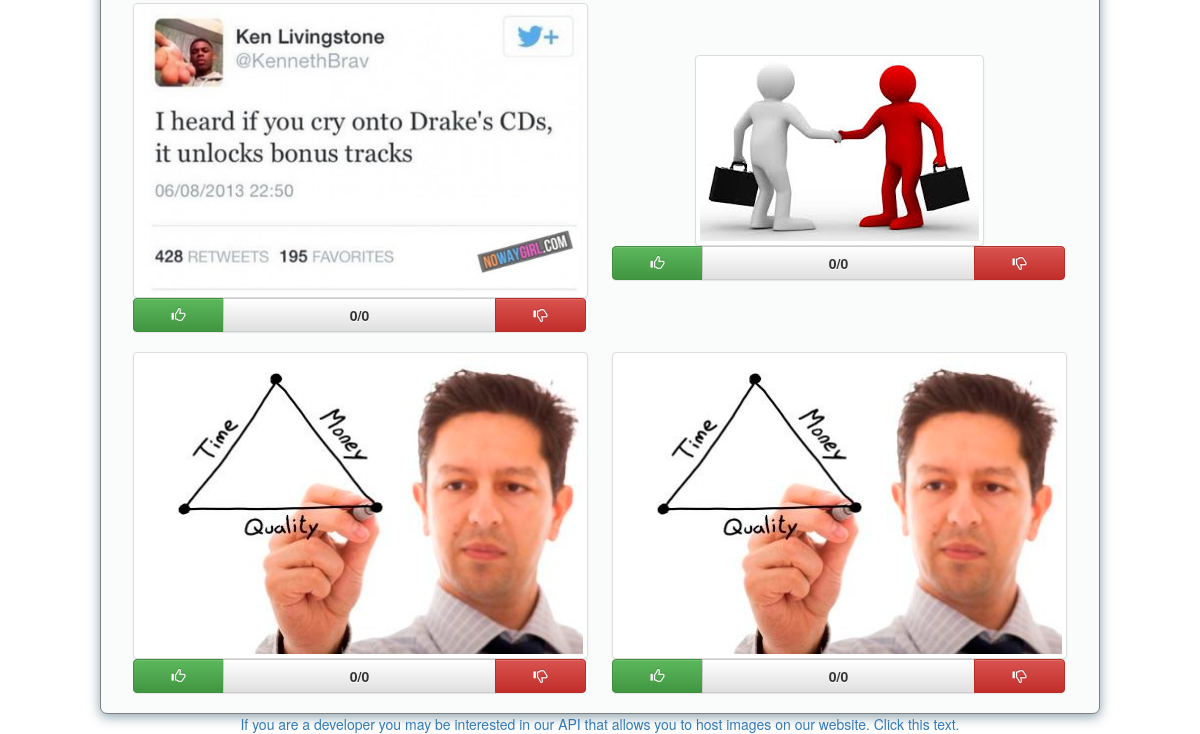
Before: /image_hosting/ (lower part) with the older database file.
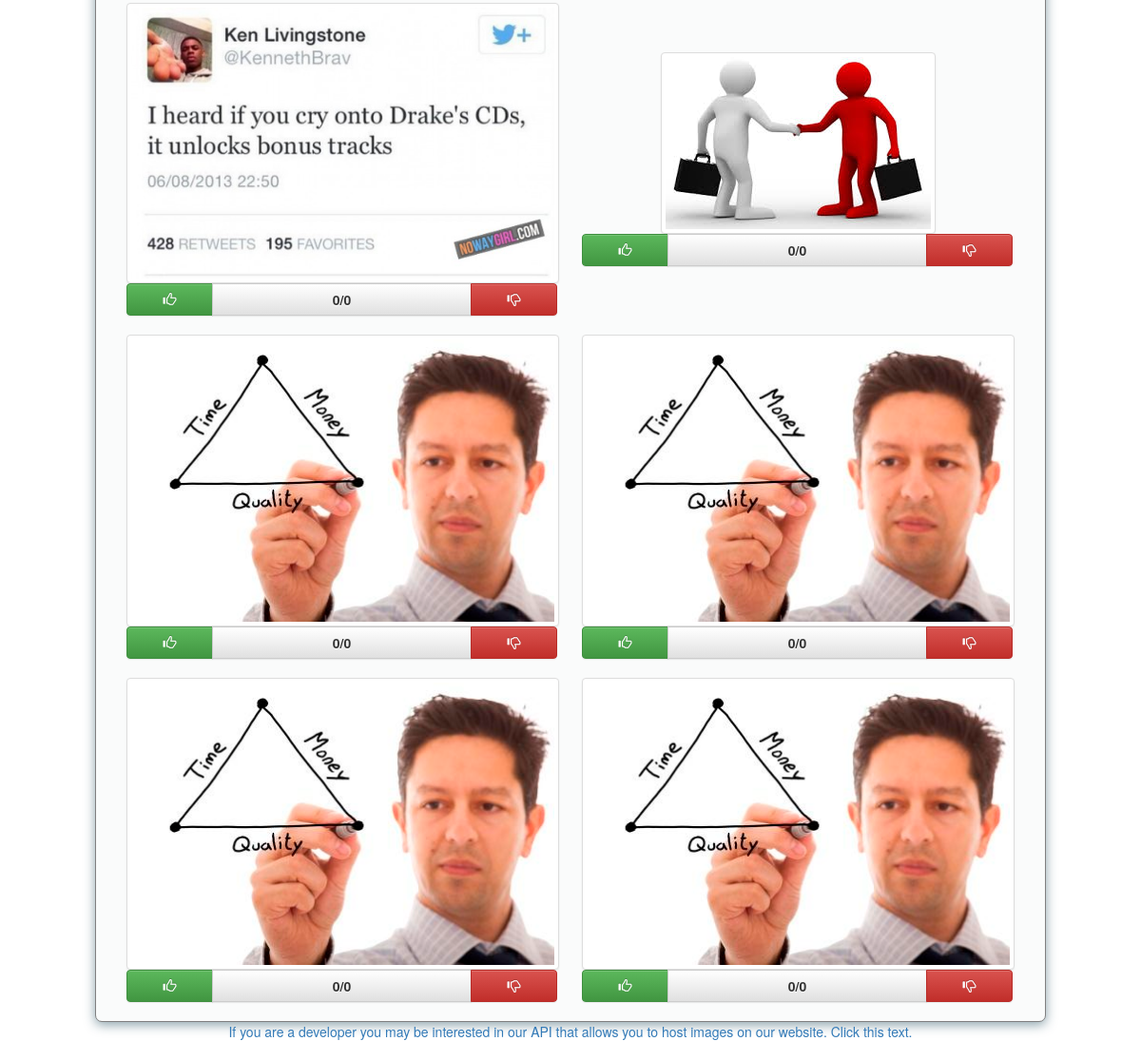
After: the same page with the newer database file.
### image_hosting/models.py (models this page shows, shortened)
class Image(models.Model):
    category = models.ForeignKey(Category)
    caption = models.CharField(max_length=128)
    image = models.ImageField(upload_to='images/')
    timestamp = models.DateTimeField(auto_now=True)
    views = models.IntegerField(default=0)
    up_votes = models.IntegerField(default=0)
    down_votes = models.IntegerField(default=0)

### image_hosting/views.py (the view)
def index(request, category_name=0):
    context_dict = {}
    context_dict['all_votes'] = get_all_voted_images(request)
    image_list = ''
    try:
        if category_name == 'pro':
            category = Category.objects.get(name='Professional')
            image_list = Image.objects.filter(category=category)
            context_dict['page_name'] = 'Professional'
        elif category_name == 'funny':
            category = Category.objects.get(name='Funny')
            image_list = Image.objects.filter(category=category)
            context_dict['page_name'] = 'Funny'
        elif category_name == 'other':
            category = Category.objects.get(name='Other')
            image_list = Image.objects.filter(category=category)
            context_dict['page_name'] = 'Other'
        elif category_name == 'up':
            image_list = Image.objects.order_by('-up_votes')
            context_dict['page_name'] = 'Most Up Voted'
        elif category_name == 'down':
            image_list = Image.objects.order_by('-down_votes')
            context_dict['page_name'] = 'Most Down Voted'
        elif category_name == 'recent':
            image_list = Image.objects.order_by('-timestamp')
            context_dict['page_name'] = 'Most Recent'
        else:  # category_name == 'popular':
            image_list = Image.objects.order_by('-views', '-up_votes')
            context_dict['page_name'] = 'Home | Most Popular'
    except Category.DoesNotExist:
        pass
    context_dict['images'] = split_images(image_list)
    return render(request, 'image_hosting/index.html', context_dict)

### image_hosting/views.py (called while the page is built)
def split_images(images):
    chunk = []
    chunks = []
    n = 2  # changing this number will make images to display in multiple colums on the index page
    for x in range(0, len(images), n):
        chunk = images[x:x + n]
        chunks.append(chunk)
    return chunks

def get_all_voted_images(request):
    previous_votes = request.session.get('all_votes')
    if not previous_votes:
        previous_votes = []
    else:
        previous_votes = map(int, previous_votes)
    return previous_votes

### templates/image_hosting/index.html (shortened to what this page needs)
{% extends 'image_hosting/base.html' %}
{% block body_block %}
    {% if images %}
        <table>
            {% for chunk in images %}
                <tr>
                    {% for image in chunk %}
                        <td style="width: 50%;">
                            <div class="box" style="display:inline-block; width: 95%;">
                                <div class="image">
                                    <a href="{% url 'view' image.image.name %}">
                                        <img src="/media/{{ image.image }}" class="img-thumbnail"/>
                                    </a>
                                    <div class="btn-group" role="group" style="width:100%;">
                                        <button type="button" onclick="vote({{ image.id }}, 'up');"
                                                class="btn btn-success" style="width:20%;"
                                                id="id_btn_up_{{ image.id }}">
                                            <span class="glyphicon glyphicon-thumbs-up" aria-hidden="true"></span>
                                        </button>
                                        <button type="button" class="btn btn-default" style="width:60%;">
                                            <strong id="id_count_{{ image.id }}">{{ image.up_votes }}/{{ image.down_votes }}</strong>
                                        </button>
                                        <button type="button" onclick="vote({{ image.id }}, 'down');"
                                                class="btn btn-danger" style="width:20%;"
                                                id="id_btn_down_{{ image.id }}">
                                            <span class="glyphicon glyphicon-thumbs-down" aria-hidden="true"></span>
                                        </button>
                                    </div>
                                </div>
                            </div>
                            <div style="padding-bottom: 20px;"></div>
                        </td>
                    {% endfor %}
                </tr>
            {% endfor %}
        </table>
    {% else %}
        <strong>There are no image present.</strong>
    {% endif %}
{% endblock body_block %}

Changed rows visible on the page:
added Image: image (picture), up_votes "0", down_votes "0"
added Image: image (picture), up_votes "0", down_votes "0"
